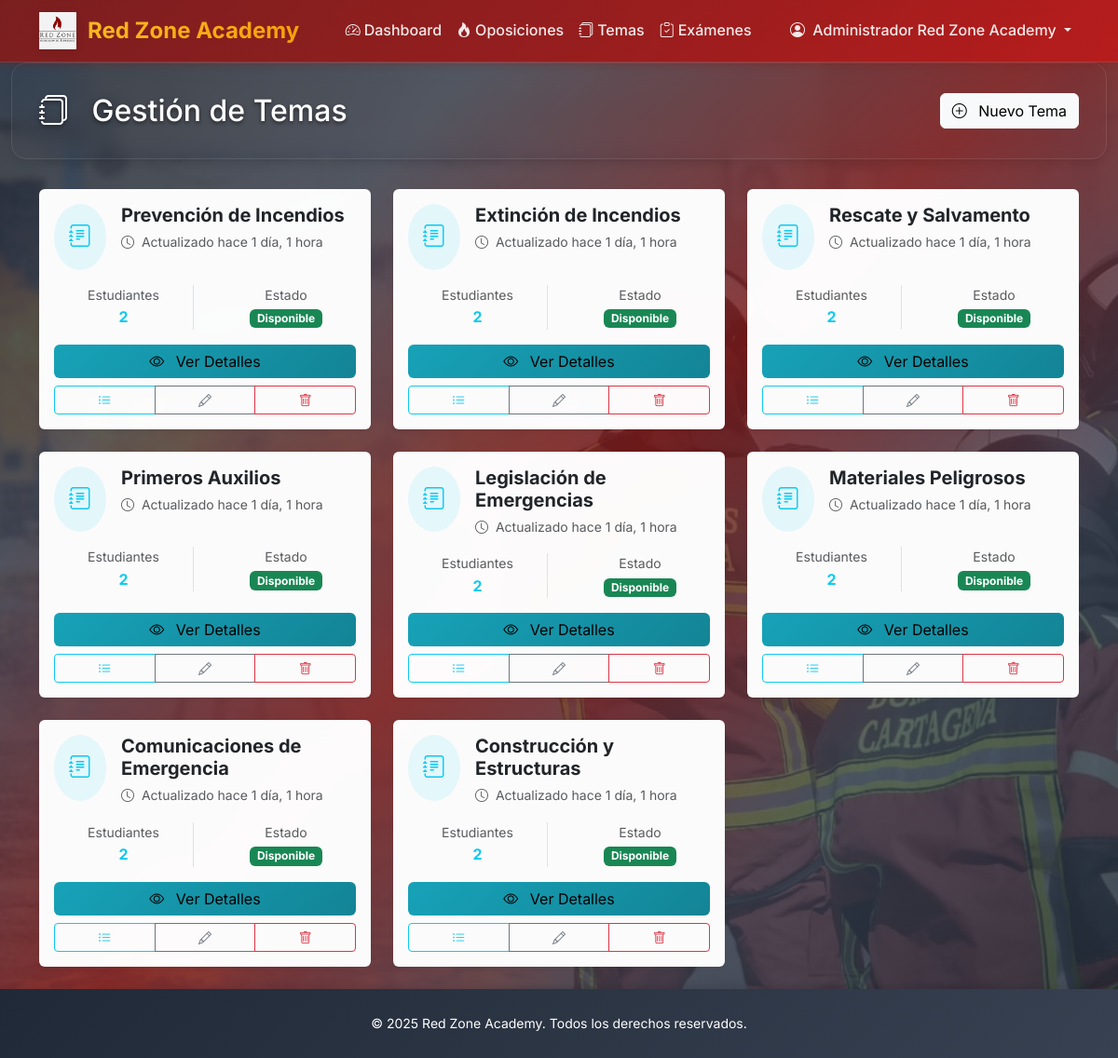
Screenshot of /dashboard/admin/temas/ (signed in) with the database file from the repository.
### accounts/models.py (models this page shows, shortened)
class CustomUser(AbstractUser):
    USER_TYPES = [
        ('admin', 'Administrador'),
        ('student', 'Alumno'),
    ]
    user_type = models.CharField(max_length=10, choices=USER_TYPES, default='student')
    created_at = models.DateTimeField(auto_now_add=True)
    profile_picture = models.ImageField(
        upload_to=user_profile_picture_path,
        blank=True,
        null=True,
        help_text="Imagen de perfil del usuario"
    )
    def is_admin(self):
        return self.user_type == 'admin'

### core/models.py (models this page shows, shortened)
class Tema(models.Model):
    nombre = models.CharField(max_length=200)
    descripcion = models.TextField(blank=True, help_text="Descripción del tema")
    oposiciones = models.ManyToManyField(
        Oposicion,
        blank=True,
        related_name='temas',
        help_text="Oposiciones a las que pertenece este tema"
    )
    alumnos_con_acceso = models.ManyToManyField(
        User,
        limit_choices_to={'user_type': 'student'},
        blank=True,
        related_name='temas_acceso'
    )
    orden = models.PositiveIntegerField(default=0, help_text="Orden de aparición en la oposición")
    created_at = models.DateTimeField(auto_now_add=True)
    updated_at = models.DateTimeField(auto_now=True)
    class Meta:
        ordering = ['orden', 'nombre']

### core/views.py (the view)
# urls.py: path('admin/temas/', views.AdminTemaListView.as_view(), name='admin_tema_list'),
class AdminTemaListView(AdminRequiredMixin, ListView):
    model = Tema
    template_name = 'core/admin/tema_list.html'
    context_object_name = 'temas'
    paginate_by = 15
    def get_queryset(self):
        return Tema.objects.prefetch_related('oposiciones', 'alumnos_con_acceso')
    def get_context_data(self, **kwargs):
        context = super().get_context_data(**kwargs)
        context['title'] = 'Gestión de Temas'
        return context

### core/views.py (called while the page is built)
    def test_func(self):
        return self.request.user.is_authenticated and self.request.user.is_admin()

### templates/core/admin/tema_list.html (shortened to what this page needs)
{% extends 'base.html' %}
{% load humanize %}
{% block content %}
<div class="container-fluid d-flex flex-column" style="min-height: calc(100vh - 120px);">
    <div class="page-header">
        <div class="container">
            <div class="row align-items-center">
                <div class="col">
                    <h1 class="h2 mb-0">
                        <i class="bi bi-journals me-3"></i>
                        {{ title }}
                    </h1>
                </div>
                <div class="col-auto">
                    <a href="{% url 'core:admin_tema_create' %}" class="btn btn-light">
                        <i class="bi bi-plus-circle me-2"></i>
                        Nuevo Tema
                    </a>
                </div>
            </div>
        </div>
    </div>
    <div class="container flex-grow-1">
        {% if temas %}
            <div class="row">
                {% for tema in temas %}
                    <div class="col-lg-4 col-md-6 mb-4">
                        <div class="card border-0 shadow-sm h-100 tema-card">
                            <div class="card-body d-flex flex-column">
                                <div class="d-flex align-items-start mb-3">
                                    <div class="bg-info bg-opacity-10 rounded-circle p-3 me-3">
                                        <i class="bi bi-journal-text text-info fs-4"></i>
                                    </div>
                                    <div class="flex-grow-1">
                                        <h5 class="card-title mb-1 fw-bold">
                                            {{ tema.nombre }}
                                        </h5>
                                        <small class="text-muted">
                                            <i class="bi bi-clock me-1"></i>
                                            Actualizado {{ tema.updated_at|naturaltime }}
                                        </small>
                                    </div>
                                </div>
                                <div class="mb-3 flex-grow-1">
                                    <div class="row text-center">
                                        <div class="col-6">
                                            <div class="border-end">
                                                <small class="text-muted d-block">Estudiantes</small>
                                                <span class="fw-bold text-info">
                                                    {{ tema.alumnos_con_acceso.count }}
                                                </span>
                                            </div>
                                        </div>
                                        <div class="col-6">
                                            <small class="text-muted d-block">Estado</small>
                                            <span class="badge bg-success">Disponible</span>
                                        </div>
                                    </div>
                                </div>
                                <div class="d-grid gap-2">
                                    <a href="{% url 'core:tema_detail' tema.pk %}"
                                       class="btn btn-info">
                                        <i class="bi bi-eye me-2"></i>
                                        Ver Detalles
                                    </a>
                                    <div class="btn-group" role="group">
                                        <a href="{% url 'core:admin_apartado_list' tema_id=tema.pk %}"
                                           class="btn btn-outline-info btn-sm"
                                           title="Apartados">
                                            <i class="bi bi-list-ul"></i>
                                        </a>
                                        <a href="{% url 'core:admin_tema_update' tema.pk %}"
                                           class="btn btn-outline-secondary btn-sm"
                                           title="Editar">
                                            <i class="bi bi-pencil"></i>
                                        </a>
                                        <a href="{% url 'core:admin_tema_delete' tema.pk %}"
                                           class="btn btn-outline-danger btn-sm"
                                           title="Eliminar"
                                           onclick="return confirm('¿Estás seguro de que quieres eliminar este tema?')">
                                            <i class="bi bi-trash"></i>
                                        </a>
                                    </div>
                                </div>
                            </div>
                        </div>
                    </div>
                {% endfor %}
            </div>
        {% endif %}
    </div>
</div>
{% endblock %}

### templates/base.html (shortened to what this page needs)
<!DOCTYPE html>
<html lang="es" data-bs-theme="light" class="h-100">
<head>
    {% load static %}
    <link href="https://cdnjs.cloudflare.com/ajax/libs/bootstrap/5.3.2/css/bootstrap.min.css" rel="stylesheet">
    <link href="https://cdnjs.cloudflare.com/ajax/libs/bootstrap-icons/1.11.3/font/bootstrap-icons.min.css" rel="stylesheet">
</head>
<body>
    <nav class="navbar navbar-expand-lg navbar-light bg-white">
        <div class="container">
            {% load static %}
            {% if user.is_authenticated %}
                <a class="navbar-brand" href="{% url 'core:dashboard' %}">
                    <img src="{% static 'img/logo_rz.png' %}" alt="Red Zone Academy" class="navbar-brand-logo">
                    Red Zone Academy
                </a>
            {% else %}
                <a class="navbar-brand" href="#">
                    <img src="{% static 'img/logo_rz.png' %}" alt="Red Zone Academy" class="navbar-brand-logo">
                    Red Zone Academy
                </a>
            {% endif %}
            <div class="collapse navbar-collapse" id="navbarNav">
                {% if user.is_authenticated %}
                <ul class="navbar-nav mx-auto">
                    <li class="nav-item">
                        <a class="nav-link" href="{% url 'core:dashboard' %}">
                            <i class="bi bi-speedometer2 me-1"></i>Dashboard
                        </a>
                    </li>
                    <li class="nav-item">
                        <a class="nav-link" href="{% url 'core:oposicion_list' %}">
                            <i class="bi bi-fire me-1"></i>Oposiciones
                        </a>
                    </li>
                    <li class="nav-item">
                        <a class="nav-link" href="{% url 'core:tema_list' %}">
                            <i class="bi bi-journals me-1"></i>Temas
                        </a>
                    </li>
                    <li class="nav-item">
                        <a class="nav-link" href="{% url 'core:examen_test_list' %}">
                            <i class="bi bi-clipboard-check me-1"></i>Exámenes
                        </a>
                    </li>
                </ul>
                <ul class="navbar-nav">
                    <li class="nav-item dropdown">
                        <a class="nav-link dropdown-toggle" href="#" id="userDropdown" role="button" data-bs-toggle="dropdown">
                            <i class="bi bi-person-circle me-1"></i>
                            {{ user.get_full_name|default:user.username }}
                        </a>
                    </li>
                </ul>
                {% endif %}
            </div>
        </div>
    </nav>
    <div class="main-wrapper">
        {% block content %}{% endblock %}
    </div>
    <footer class="footer">
        <div class="container">
            <div class="row">
                <div class="col-12 text-center">
                    <small>&copy; 2025 Red Zone Academy. Todos los derechos reservados.</small>
                </div>
            </div>
        </div>
    </footer>
</body>
</html>

### templates/core/admin/tema_list.html (style rules this page uses)
.tema-card { transition: transform 0.2s ease-in-out, box-shadow 0.2s ease-in-out; }
.btn-info { background: linear-gradient(135deg, #17a2b8 0%, #138496 100%); border: none; }

### rows the page displays
CustomUser: get_full_name "Administrador Red Zone Academy"
Tema: nombre "Prevención de Incendios", updated_at "hace 1 día, 1 hora", alumnos_con_acceso.count "2"
Tema: nombre "Extinción de Incendios", updated_at "hace 1 día, 1 hora", alumnos_con_acceso.count "2"
Tema: nombre "Rescate y Salvamento", updated_at "hace 1 día, 1 hora", alumnos_con_acceso.count "2"
Tema: nombre "Primeros Auxilios", updated_at "hace 1 día, 1 hora", alumnos_con_acceso.count "2"
Tema: nombre "Legislación de Emergencias", updated_at "hace 1 día, 1 hora", alumnos_con_acceso.count "2"
Tema: nombre "Materiales Peligrosos", updated_at "hace 1 día, 1 hora", alumnos_con_acceso.count "2"
Tema: nombre "Comunicaciones de Emergencia", updated_at "hace 1 día, 1 hora", alumnos_con_acceso.count "2"
Tema: nombre "Construcción y Estructuras", updated_at "hace 1 día, 1 hora", alumnos_con_acceso.count "2"

### other values shown
{{ title }} "Gestión de Temas"
